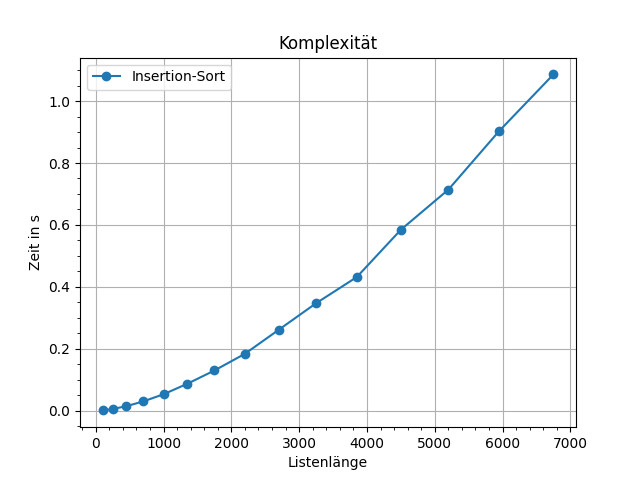

Generate this figure with Python:
from random import randint
import matplotlib.pyplot as plt
from timeit import default_timer

def insertion_sort(array):
    global time
    start = default_timer()
    for i in range(1, len(array)):
        index = array[i]
        j = i-1
        while j >= 0 and index < array[j]:
            array[j + 1] = array[j]
            j -= 1
        array[j + 1] = index
    end = default_timer()
    time = end - start
    return array

x = 0
z = 10
anzahl = []
lst = []
zeiten = []

while x < 15:
    for i in range(10*z):
        lst.append(randint(0,100))
    anzahl.append(len(lst))
    insertion_sort(lst)
    zeiten.append(time)
    x += 1
    z += 5

plt.plot(anzahl, zeiten, marker="o", label="Insertion-Sort")
plt.grid()
plt.title("Komplexität")
plt.xlabel("Listenlänge")
plt.ylabel("Zeit in s")
plt.legend(loc="upper left")
plt.minorticks_on()
plt.show()
